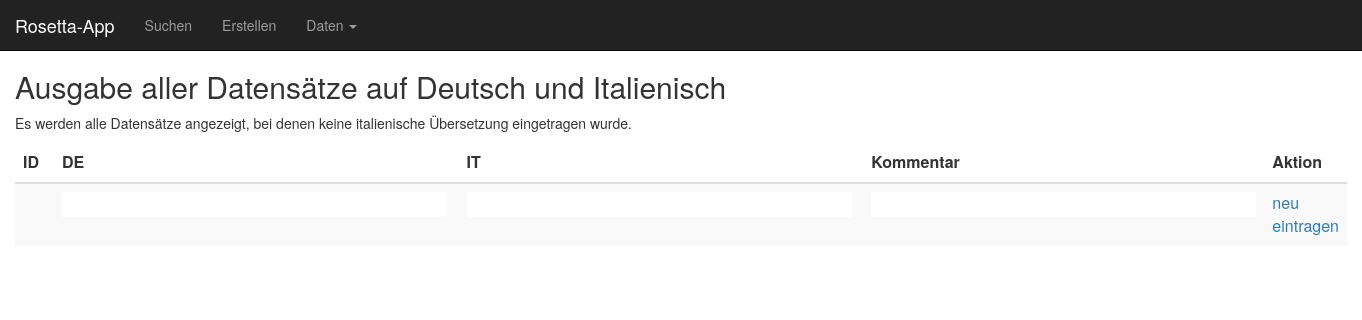
Page /Sandbox/003_db_anzeigen_it_relevant.php on the earlier database version.
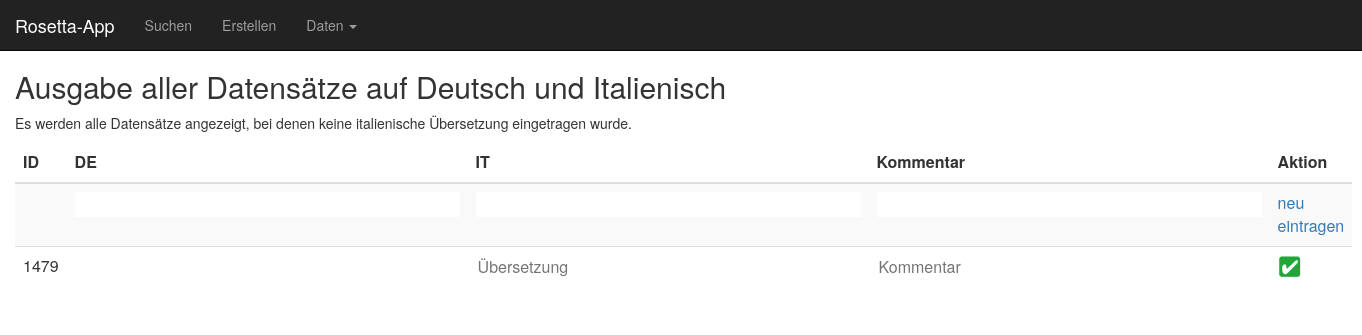
Same page on the later database version.
### tables this page shows
CREATE TABLE `rosetta_data` (
  `token` varchar(100) DEFAULT NULL,
  `id` int(5) NOT NULL,
  `date` timestamp NOT NULL DEFAULT CURRENT_TIMESTAMP ON UPDATE CURRENT_TIMESTAMP,
  `de` varchar(1000) DEFAULT NULL,
  `comment_de` varchar(1000) DEFAULT NULL,
  `fr` varchar(1000) DEFAULT NULL,
  `comment_fr` varchar(1000) DEFAULT NULL,
  `it` varchar(1000) DEFAULT NULL,
  `comment_it` varchar(1000) DEFAULT NULL,
  `en` varchar(1000) DEFAULT NULL,
  `rubrik` varchar(500) DEFAULT NULL,
  `info` varchar(200) DEFAULT NULL,
  `carline` varchar(500) DEFAULT NULL,
  `toTranslate` varchar(5) DEFAULT NULL
);

### Sandbox/003_db_anzeigen_it_relevant.php (the view, shortened to what this page needs)
<?php
include "elements/header.php";
?>
<?php
include "include/db_connect.php";
?>
<h2>Ausgabe aller Datensätze auf Deutsch und Italienisch</h2>
<p>Es werden alle Datensätze angezeigt, bei denen keine italienische Übersetzung eingetragen wurde.</p>
<div class='results'>
<?php
echo "<form name='f' action='003_db_anzeigen_it_relevant.php'
               method='post'>";
echo "\n\n<table class=\"table table-hover table-responsive table-striped\">"
    . "<thead>"
    . "<tr>"
    . "<th class=\"col-sm-1\">ID</th>"
    . "<th class=\"col-sm-4\">DE</th>"
    . "<th class=\"col-sm-4\">IT</th>"
    . "<th class=\"col-sm-4\">Kommentar</th>"
    . "<th class=\"col-sm-1\">Aktion</th>"
    . "</tr>"
    . "</thead>";
echo "\n\n<tr>"
    . "<td size='3' /></td>"
    . "<td><input class='toEdit' name='dts[0]' size='40' /></td>"
    . "<td><input class='toEdit' name='itl[0]' size='40' /></td>"
    . "<td><input class='toEdit' name='com[0]' size='40' /></td>"
    . "<td><a href='javascript:send(0,0);'>neu eintragen</a></td>"
    . "</tr>";
$res = mysqli_query($con, "select * from rosetta_data where it = ''");
while ($dsatz = mysqli_fetch_assoc($res))
{
    $id_nr = $dsatz["id"];
    echo "\n\n<tr>"
        . "<td>" . $dsatz["id"] . "</td>"
        . "<td>" . utf8_encode( $dsatz["de"] ) . "</td>"
        . "<td><input class='toEdit' name='itl[$id_nr]' placeholder='Übersetzung' value='" . utf8_encode( $dsatz["it"] ) . "' size='40' /></td>"
        . "<td><input class='toEdit' name='com[$id_nr]' placeholder='Kommentar' value='" . utf8_encode( $dsatz["comment_it"] ) . "' size='40' /></td>"
        . "<td><a href='javascript:send(1,$id_nr);'><img src=\"img/button_agree.png\"></a></td>"
        . "</tr>";
}
echo "</table>";
echo "</form>";
?>

### Sandbox/elements/header.php (shortened to what this page needs)
<html>
    <head>
        <link href="https://slimou.de/___Bootstrap/bootstrap/css/bootstrap.min.css" rel="stylesheet">
        <link href="css/layout.css" rel="stylesheet">
        <link rel="stylesheet" href="//code.jquery.com/ui/1.11.4/themes/smoothness/jquery-ui.css">
    </head>
    <body>
        <?php
        include 'elements/navigation.php';
        ?>
        <div class="container-fluid content">

### Sandbox/elements/navigation.php (shortened to what this page needs)
<nav class="navbar navbar-inverse navbar-fixed-top">
    <div class="container-fluid">
        <div class="navbar-header">
            <a class="navbar-brand" href="index.php">Rosetta-App</a>
        </div>
        <div class="collapse navbar-collapse navbar-left" id="bs-exmple-navbar-collapse-1">
            <ul class="nav navbar-nav">
                <li><a href="003_db_suchen_a.php">Suchen</a></li>
                <li><a href="003_db_erzeugen_a.php">Erstellen</a></li>
                <li class="dropdown">
                    <a href="#" class="dropdown-toggle" data-toggle="dropdown">Daten
                        <span class="caret"></span>
                    </a>
                </li>
            </ul>
        </div>
    </div>
</nav>

### Sandbox/css/layout.css (style rules this page uses)
.content { position: relative; top: 50px; }
.toEdit { border: none; background-color: none; height: auto; }

Differences in the rows shown:
added rosetta_data: id "1479"
